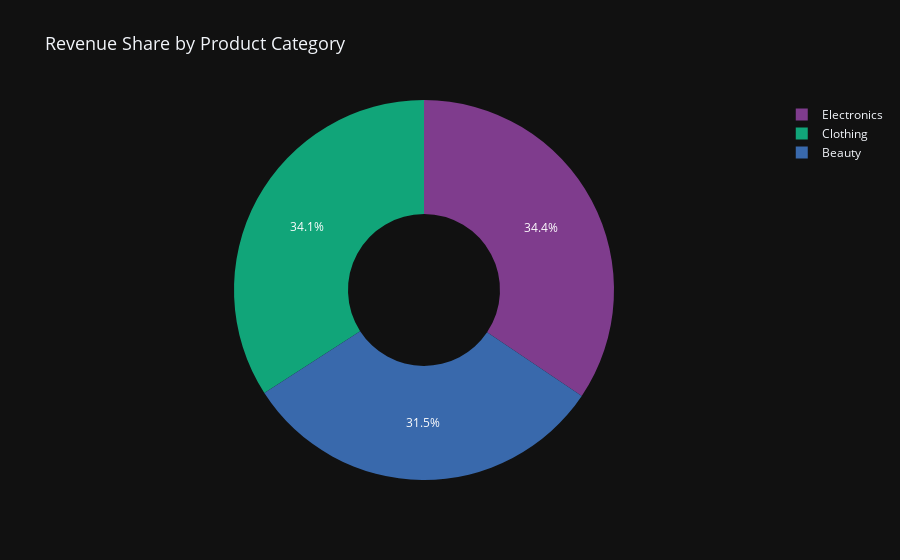

This figure's notebook cell:
### Code cell
#Revenue Share by Product Category

category_revenue = df.groupby('Product Category', as_index=False)['Total Amount'].sum()
fig = px.pie(
    category_revenue, 
    names='Product Category', 
    values='Total Amount', 
    title='Revenue Share by Product Category',
    hole=0.4,  # Makes it a donut chart
    color_discrete_sequence=px.colors.qualitative.Bold 
)

fig.update_layout(template='plotly_dark', title_font_size=18)
fig.show()

### Figure 1 — Plotly figure (JSON) as saved in the notebook; plotly's stock layout.template omitted (floating-point values rounded to 4 significant figures)
{"data": [{"domain": {"x": [0, 1], "y": [0, 1]}, "hole": 0.4, "hovertemplate": "Product Category=%{label}<br>Total Amount=%{value}<extra></extra>", "labels": ["Beauty", "Clothing", "Electronics"], "legendgroup": "", "name": "", "showlegend": true, "type": "pie", "values": [143515, 155580, 156905]}], "layout": {"autosize": true, "legend": {"tracegroupgap": 0}, "piecolorway": ["rgb(127, 60, 141)", "rgb(17, 165, 121)", "rgb(57, 105, 172)", "rgb(242, 183, 1)", "rgb(231, 63, 116)", "rgb(128, 186, 90)", "rgb(230, 131, 16)", "rgb(0, 134, 149)", "rgb(207, 28, 144)", "rgb(249, 123, 114)", "rgb(165, 170, 153)"], "title": {"font": {"size": 18}, "text": "Revenue Share by Product Category"}}}
